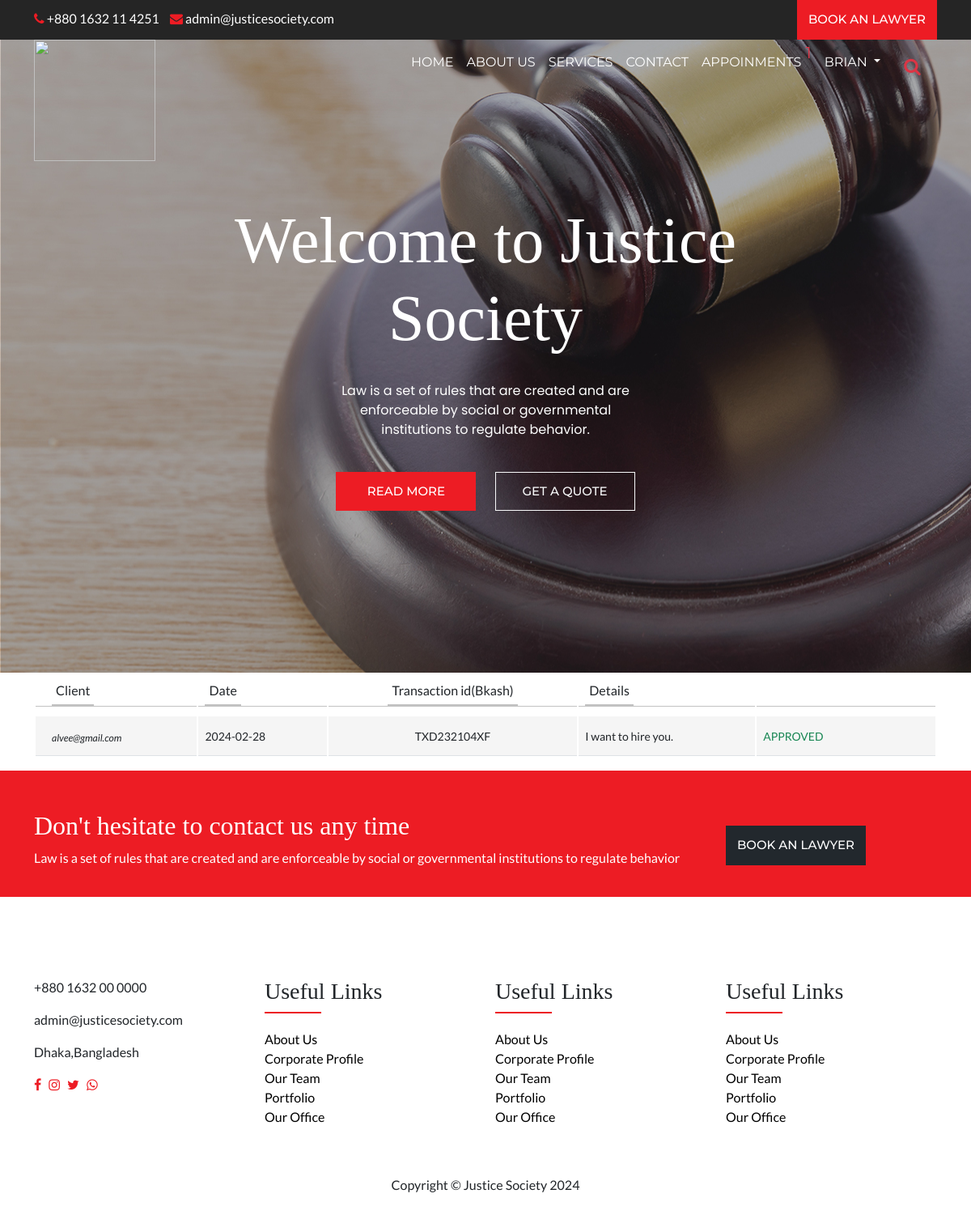
The app's page /lawyer/appointments.php (signed in) with its own data.
### tables this page shows
CREATE TABLE `lawyers` (
  `email` varchar(700) NOT NULL,
  `password` text NOT NULL,
  `name` text NOT NULL,
  `categoryid` int(11) NOT NULL,
  `rate` int(11) NOT NULL,
  `description` varchar(2000) NOT NULL,
  `phonenumber` text NOT NULL,
  `bkashnumber` text NOT NULL,
  `location` text NOT NULL,
  `picture` text NOT NULL,
  `joindate` datetime NOT NULL DEFAULT current_timestamp()
);

CREATE TABLE `appoinments` (
  `id` int(11) NOT NULL,
  `client` text NOT NULL,
  `lawyer` text NOT NULL,
  `fromdate` text NOT NULL,
  `details` text NOT NULL,
  `transaction` text NOT NULL,
  `approve` int(11) NOT NULL,
  `status` text NOT NULL DEFAULT 'unseen'
);

### lawyer/appointments.php (the view, shortened to what this page needs)
<?php include 'header.php' ?>
<div id= "appointment-profile-id" class="container">
    <div class="row">
        <div class="col-lg-12">
            <div class="main-box clearfix">
                <div class="table-responsive">
                    <table class="table user-list">
                        <thead>
                            <tr>
                                <th><span>Client</span></th>
                                <th><span>Date</span></th>
                                <th class="text-center"><span>Transaction id(Bkash)</span></th>
                                <th><span>Details</span></th>
                                <th>&nbsp;</th>
                            </tr>
                        </thead>
                        <tbody>
                            <?php
                            $query = "select * from appoinments where lawyer='" . $email . "';";
                            $result = $conn->query($query);
                            if ($result->num_rows > 0) {
                                while ($row = $result->fetch_assoc()) {
                                    $client = $row['client'];
                                    $fromdate = $row['fromdate'];
                                    $details = $row['details'];
                                    $transaction = $row['transaction'];
                                    $approve = $row['approve'];
                                    $clientname = "";
                            ?>
                                    <tr>
                                        <td>
                                            <a href="showclient.php?email=<?php echo $client ?>" class="user-link"><?php echo $clientname ?></a>
                                            <span class="user-subhead"><?php echo $client ?></span>
                                        </td>
                                        <td>
                                            <?php echo $fromdate ?>
                                        </td>
                                        <td class="text-center">
                                            <span class="label label-default"><?php echo $transaction ?></span>
                                        </td>
                                        <td>
                                            <?php echo $details ?>
                                        </td>
                                        <td style="width: 20%;">
                                            <?php
                                            if ($approve == 1) {
                                            ?>
                                                <div class="text-success">APPROVED</div>
                                            <?php } ?>
                                        </td>
                                    </tr>
                            <?php }
                            } ?>
                        </tbody>
                    </table>
                </div>
            </div>
        </div>
    </div>
</div>
<?php include 'footer.php' ?>

### lawyer/header.php (shortened to what this page needs)
<?php
require_once("../dbconnection.php");
$email = $_SESSION['email'];
$query = "select * from lawyers where email='" . $email . "';";
$result = $conn->query($query);
$name = "";
if ($result->num_rows > 0) {
    while ($row = $result->fetch_assoc()) {
        $name = $row['name'];
    }
}
?>
<!doctype html>
<html>
<head>
    <link href="https://cdn.jsdelivr.net/npm/bootstrap@5.2.0/dist/css/bootstrap.min.css" rel="stylesheet">
    <link rel="stylesheet" href="https://cdnjs.cloudflare.com/ajax/libs/font-awesome/4.7.0/css/font-awesome.css" />
    <link rel="stylesheet" href="https://cdnjs.cloudflare.com/ajax/libs/OwlCarousel2/2.3.4/assets/owl.carousel.css" />
    <link rel="stylesheet" href="https://cdnjs.cloudflare.com/ajax/libs/OwlCarousel2/2.3.4/assets/owl.theme.default.min.css" />
    <link rel="stylesheet" href="https://cdnjs.cloudflare.com/ajax/libs/font-awesome/5.13.1/css/all.min.css" />
    <link rel="stylesheet" href="https://cdn.jsdelivr.net/npm/ti-icons@0.1.2/css/themify-icons.css">
    <link rel="stylesheet" href="../css/style.css" type="text/css">
    <link rel="stylesheet" href="style.css" type="text/css">
</head>
<body>
    <div class="top-header">
        <div class="container">
            <div class="row">
                <div class="col-lg-6">
                    <div class="top-contact">
                        <ul>
                            <li><a href="tel:+62 800 9000 123"> <i class="fa fa-phone"></i> +880 1632 11 4251</a> </li>
                            <li><a href="mailto:mail@yoursite.com"> <i class="fa fa-envelope"></i> admin@justicesociety.com</a> </li>
                        </ul>
                    </div>
                </div>
                <div class="col-lg-6">
                    <div class="top-right-info">
                        <a href="lawyers.php?#lawyers" class="btn btn-primary">book an lawyer</a>
                    </div>
                </div>
            </div>
        </div>
    </div>
    <header>
        <div class="container">
            <nav class="navbar navbar-expand-lg navbar-light bg-light">
                <div class="container-fluid">
                    <a class="navbar-brand" href="index.php"><img src="../images/Attorney at Law Logo.png" alt="" class="position-absolute top-0 start-0" height='150px' width='150px'></a>
                    <div class="collapse navbar-collapse" id="navbarSupportedContent">
                        <ul class="navbar-nav ms-auto mb-2 mb-lg-0">
                            <li class="nav-item">
                                <a class="nav-link " href="index.php?">Home</a>
                            </li>
                            <li class="nav-item">
                                <a class="nav-link" href="index.php?#about-section-id">ABOUT US</a>
                            </li>
                            <li class="nav-item">
                                <a class="nav-link" href="index.php?#services-section-id">SERVICES</a>
                            </li>
                            <li class="nav-item">
                                <a class="nav-link" href="index.php?#contact-us-id">CONTACT</a>
                            </li>
                            <?php
                            $query5 = "select * from appoinments where status='unseen' and lawyer='" . $email . "';";
                            $result5 = $conn->query($query5);
                            $totalUnseen = $result5->num_rows;
                            ?>
                            <li class="nav-item">
                                <a class="nav-link" href="appointments.php?#appointment-profile-id">Appoinments<sup class="text-danger fs-5">
                                        <?php
                                        if ($totalUnseen != 0) {
                                            echo $totalUnseen;
                                        }
                                        ?>
                                    </sup></a>
                            </li>
                            <div class="nav-item dropdown">
                                <a class="nav-link dropdown-toggle" href="#" role="button" data-bs-toggle="dropdown" aria-expanded="false">
                                    <?php echo $name ?>
                                </a>
                            </div>
                            <li class="nav-item dropdown">
                                <div id="sb-search" class="sb-search ">
                                    <form role="search" action="lawyers.php?#lawyers" method="get">
                                        <span class="sb-icon-search text-danger"><i class="fa fa-search"></i></span>
                                    </form>
                                </div>
                            </li>
                        </ul>
                    </div>
                </div>
            </nav>
        </div>
    </header>
    <section class="banner-section" style="background: url(../images/banner-bg.jpg) no-repeat">
        <div class="container">
            <div class="row">
                <div class="col-md-12">
                    <div class="banner-text">
                        <h1>Welcome to Justice Society</h1>
                        <p>Law is a set of rules that are created and are enforceable by social or governmental institutions to regulate behavior.</p>
                        <div class="btn-main">
                            <a href="index.php?#team-section-id" class="btn btn-primary">Read More</a>
                            <a href="index.php?#quote-section-id" class="btn btn-outline-light">GET A QUOTE</a>
                        </div>
                    </div>
                </div>
            </div>
        </div>
    </section>

### css/style.css (style rules this page uses)
body { font-family: 'Lato', sans-serif; margin: 0px; padding: 0px; }
img { max-width: 100%; }
h1, h2, h3, h4, h5, h6 { font-family: 'Playfair Display', serif; }
.btn { font-family: 'Montserrat', sans-serif; }
.top-header { background: #252525; }
.top-contact ul { margin: 0px; padding: 0px; }
.top-contact ul li { display: inline-block; }
.top-contact ul li a { color: #FFF; text-decoration: none; margin-right: 10px; font-family: 'Lato', sans-serif; font-weight: normal; }
.top-contact ul li a i { color: #ed1c24; }
.top-right-info { display: flex; align-items: center; justify-content: end; }
.top-contact { margin-top: 11px; }
.btn-primary { text-transform: uppercase; font-size: 15px; border-radius: 0; font-weight: 500; background: #ed1c24; border-color: #ed1c24; padding: 12px 10px; }
header { position: absolute; width: 100%; }
header nav.navbar.navbar-expand-lg.navbar-light.bg-light { background: transparent !important; }
.navbar-light .navbar-nav .nav-link { color: #FFF; text-transform: uppercase; font-family: 'Montserrat', sans-serif; }
section.banner-section { padding: 200px 200px; text-align: center; }
section.banner-section h1 { color: #FFF; font-size: 80px; max-width: 776px; margin: 0px auto; }
section.banner-section p { font-family: 'Poppins', sans-serif; color: #FFF; max-width: 400px; margin: 30px auto 40px; }
.btn-outline-light { font-size: 15px; font-weight: 500; text-transform: uppercase; padding: 12px 10px; border-radius: 0; }
.btn { min-width: 173px; }
.banner-text .btn { margin: 0px 10px; }

### lawyer/style.css (style rules this page uses)
body { margin-top: 20px; }
.user-list tbody td .user-link { display: block; font-size: 1.25em; padding-top: 3px; margin-left: 60px; }
.user-list tbody td .user-subhead { font-size: 0.875em; font-style: italic; }
.table { border-collapse: separate; }
.table thead>tr>th { border-bottom: 1px solid #C2C2C2; padding-bottom: 0; }
.table tbody>tr>td { font-size: 0.875em; background: #f5f5f5; border-top: 10px solid #fff; vertical-align: middle; padding: 12px 8px; }
.table tbody>tr>td:first-child, .table thead>tr>th:first-child { padding-left: 20px; }
.table thead>tr>th span { border-bottom: 2px solid #C2C2C2; display: inline-block; padding: 0 5px; padding-bottom: 5px; font-weight: normal; }

### lawyer/header.php (style rules this page uses)
.sb-search { position: relative; border-radius: 10px; width: 0%; min-width: 50px; height: 50px; float: right; overflow: hidden; -webkit-transition: width 0.3s; -moz-transition: width 0.3s; transition: width 0.5s; -webkit-backface-visibility: hidden; }
body { margin-top: 0px; }
.sb-icon-search, .sb-search-submit { width: 60px; height: 60px; display: block; position: absolute; right: 0; top: 0; padding: 0; margin: 0; line-height: 60px; text-align: center; cursor: pointer; }
.sb-icon-search { color: black; background: #fff; width: 35px; height: 0px; z-index: 90; margin: -5px; top: 1px; right: 6px; font-size: 22px; font-family: 'icomoon'; font-style: normal; font-weight: normal; font-variant: normal; text-transform: none; -webkit-font-smoothing: antialiased; }
.sb-icon-search:before { content: ""; }

### records on screen
lawyers: name "BRIAN"
appoinments: client "alvee@gmail.com", fromdate "2024-02-28", transaction "TXD232104XF", details "I want to hire you.", approve "APPROVED"

### other values on screen
$totalUnseen "1"
